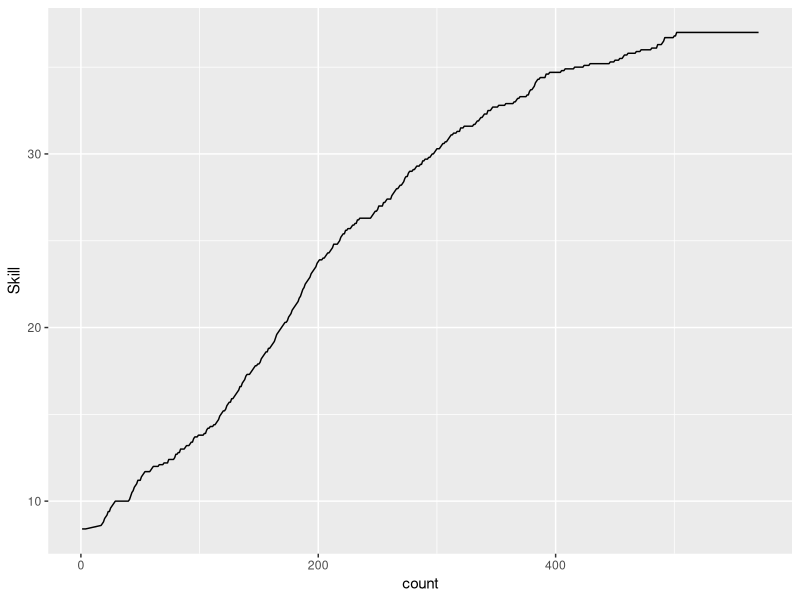
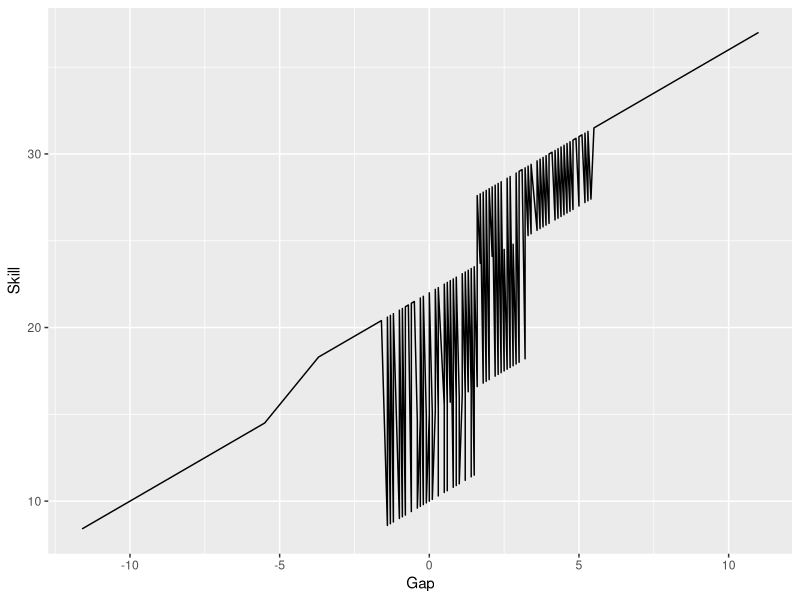

Source code (R) for these figures, in order:
library(readxl)
cae_cook <- read_excel("ffxi/data/2018-03-09_FFXISynth.xlsx", sheet = "Cooking")
cae_cook

library(dplyr)
ttt <-
cae_cook %>%
    rename(count='回数', result='成功', skill.up='アップ', skill.disp='スキル表示',
           lost='ロスト', rank='階級', target='合成物', skill.cap='スキルキャップ',
           support='サポート') %>%
  filter(., is.na(support)) %>%
  select(-lost, -rank, -support)

library(ggplot2)

head(ttt)

ggplot(ttt, aes(x=count, y=Skill)) +
  geom_line()

ggplot(ttt, aes(x=Gap, y=Skill)) +
  geom_line()


getGapRange <- function(gp){
  ifelse(gp < -27, 1, 
         ifelse(gp >=-27 & gp < -10, 2, 
            ifelse(gp >= -10 & gp < -5, 3, 
              ifelse(gp >= -5 & gp < -3, 4,
                ifelse(gp >= -3 & gp < -2, 5,
                  ifelse(gp >= -2 & gp < 0, 6, 
                    ifelse(gp ==0, 7, 
                      ifelse(gp >0 & gp < 11, 8,
                        ifelse(gp >= 11 & gp < 31, 9, 
                          ifelse(gp >= 31 & gp < 51, 10, 11))))))))))
}

getGapRange(ttt$Gap)

ttt %>%
  mutate(gr = as.factor(getGapRange(Gap)))
